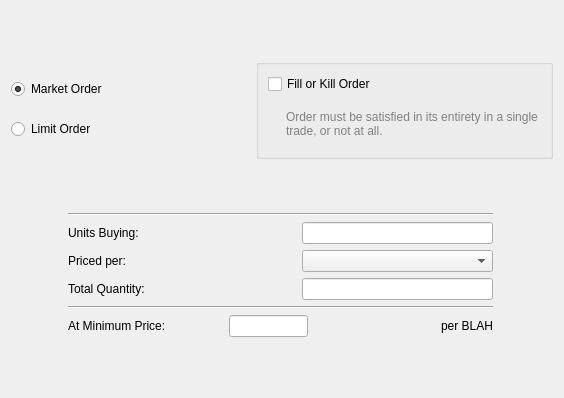
<?xml version="1.0" encoding="UTF-8"?>
<ui version="4.0">
 <class>PageOffer_Amounts</class>
 <widget class="QWizardPage" name="PageOffer_Amounts">
  <property name="geometry">
   <rect>
    <x>0</x>
    <y>0</y>
    <width>564</width>
    <height>398</height>
   </rect>
  </property>
  <property name="windowTitle">
   <string>WizardPage</string>
  </property>
  <layout class="QVBoxLayout" name="verticalLayout_3" stretch="1,3">
   <item>
    <layout class="QHBoxLayout" name="horizontalLayout">
     <item>
      <layout class="QVBoxLayout" name="verticalLayout_2">
       <property name="spacing">
        <number>0</number>
       </property>
       <item>
        <widget class="QRadioButton" name="radioButton">
         <property name="text">
          <string>Market Order</string>
         </property>
         <property name="checked">
          <bool>true</bool>
         </property>
        </widget>
       </item>
       <item>
        <widget class="QRadioButton" name="radioButton_2">
         <property name="text">
          <string>Limit Order</string>
         </property>
        </widget>
       </item>
      </layout>
     </item>
     <item>
      <widget class="QGroupBox" name="groupBox">
       <property name="maximumSize">
        <size>
         <width>16777215</width>
         <height>100</height>
        </size>
       </property>
       <property name="title">
        <string/>
       </property>
       <layout class="QVBoxLayout" name="verticalLayout">
        <item>
         <widget class="QCheckBox" name="checkBox">
          <property name="text">
           <string>Fill or Kill Order</string>
          </property>
         </widget>
        </item>
        <item>
         <widget class="QLabel" name="label">
          <property name="styleSheet">
           <string notr="true">QLabel { color : gray; padding-left: 15;}</string>
          </property>
          <property name="text">
           <string>Order must be satisfied in its entirety in a single trade, or not at all.</string>
          </property>
          <property name="wordWrap">
           <bool>true</bool>
          </property>
         </widget>
        </item>
       </layout>
      </widget>
     </item>
    </layout>
   </item>
   <item>
    <layout class="QGridLayout" name="gridLayout" columnminimumwidth="1,2,1,1,1">
     <item row="0" column="0" colspan="5">
      <widget class="Line" name="line">
       <property name="orientation">
        <enum>Qt::Horizontal</enum>
       </property>
      </widget>
     </item>
     <item row="1" column="0" colspan="2">
      <widget class="QLabel" name="labelQuantity">
       <property name="text">
        <string>Units Buying:</string>
       </property>
      </widget>
     </item>
     <item row="1" column="2" colspan="3">
      <widget class="QLineEdit" name="lineEditQuantity"/>
     </item>
     <item row="2" column="0" colspan="2">
      <widget class="QLabel" name="label_2">
       <property name="text">
        <string>Priced per:</string>
       </property>
      </widget>
     </item>
     <item row="2" column="2" colspan="3">
      <widget class="QComboBox" name="comboBox"/>
     </item>
     <item row="3" column="0" colspan="2">
      <widget class="QLabel" name="labelTotal">
       <property name="text">
        <string>Total Quantity:</string>
       </property>
      </widget>
     </item>
     <item row="3" column="2" colspan="3">
      <widget class="QLineEdit" name="lineEditTotal">
       <property name="enabled">
        <bool>true</bool>
       </property>
       <property name="readOnly">
        <bool>true</bool>
       </property>
      </widget>
     </item>
     <item row="4" column="0" colspan="5">
      <widget class="Line" name="line_2">
       <property name="orientation">
        <enum>Qt::Horizontal</enum>
       </property>
      </widget>
     </item>
     <item row="5" column="0">
      <widget class="QLabel" name="labelPrice">
       <property name="text">
        <string>At Minimum Price:</string>
       </property>
      </widget>
     </item>
     <item row="5" column="1" colspan="2">
      <widget class="QLineEdit" name="lineEditPrice"/>
     </item>
     <item row="5" column="3">
      <widget class="QLabel" name="labelCalculatedPrice">
       <property name="text">
        <string/>
       </property>
      </widget>
     </item>
     <item row="5" column="4">
      <widget class="QLabel" name="labelPer">
       <property name="text">
        <string>per BLAH</string>
       </property>
      </widget>
     </item>
    </layout>
   </item>
  </layout>
 </widget>
 <resources/>
 <connections/>
</ui>
